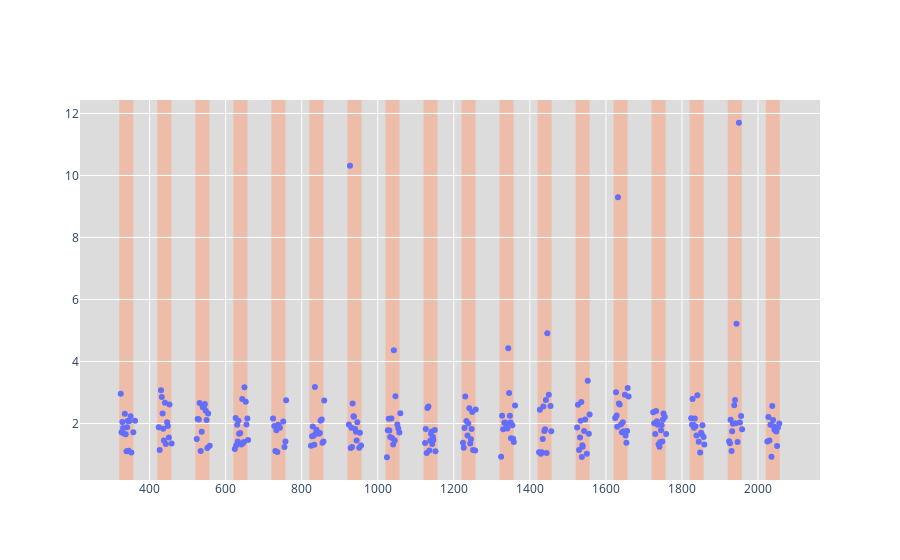

Notebook code cell kept with this figure:
### Code cell
fig = go.Figure()
fig.add_trace(go.Scatter(x=VisualData.loc[VisualData.Lane==1,'t_Entry'], y= VisualData.loc[VisualData.Lane==2,'Headway'],
                    mode='markers', name='markers'))
fig.update_layout(plot_bgcolor = 'rgb(220,220,220)', shapes= list_shade)
fig.show()

### Figure 1 — Plotly figure (JSON) as saved in the notebook; plotly's stock layout.template omitted (floating-point values rounded to 4 significant figures; data arrays with more than 128 entries replaced by an {"elided": "..."} marker saying what was removed)
{"data": [{"mode": "markers", "name": "markers", "type": "scatter", "x": {"elided": "271 float values"}, "y": {"elided": "333 float values"}}], "layout": {"plot_bgcolor": "rgb(220,220,220)", "shapes": [{"fillcolor": "LightSalmon", "layer": "below", "line": {"width": 0}, "opacity": 0.5, "type": "rect", "x0": 320.2, "x1": 357.2, "xref": "x", "y0": 0, "y1": 1, "yref": "paper"}, {"fillcolor": "LightSalmon", "layer": "below", "line": {"width": 0}, "opacity": 0.5, "type": "rect", "x0": 420.2, "x1": 457.2, "xref": "x", "y0": 0, "y1": 1, "yref": "paper"}, {"fillcolor": "LightSalmon", "layer": "below", "line": {"width": 0}, "opacity": 0.5, "type": "rect", "x0": 520.2, "x1": 557.2, "xref": "x", "y0": 0, "y1": 1, "yref": "paper"}, {"fillcolor": "LightSalmon", "layer": "below", "line": {"width": 0}, "opacity": 0.5, "type": "rect", "x0": 620.2, "x1": 657.2, "xref": "x", "y0": 0, "y1": 1, "yref": "paper"}, {"fillcolor": "LightSalmon", "layer": "below", "line": {"width": 0}, "opacity": 0.5, "type": "rect", "x0": 720.2, "x1": 757.2, "xref": "x", "y0": 0, "y1": 1, "yref": "paper"}, {"fillcolor": "LightSalmon", "layer": "below", "line": {"width": 0}, "opacity": 0.5, "type": "rect", "x0": 820.2, "x1": 857.2, "xref": "x", "y0": 0, "y1": 1, "yref": "paper"}, {"fillcolor": "LightSalmon", "layer": "below", "line": {"width": 0}, "opacity": 0.5, "type": "rect", "x0": 920.2, "x1": 957.2, "xref": "x", "y0": 0, "y1": 1, "yref": "paper"}, {"fillcolor": "LightSalmon", "layer": "below", "line": {"width": 0}, "opacity": 0.5, "type": "rect", "x0": 1020.0, "x1": 1057.0, "xref": "x", "y0": 0, "y1": 1, "yref": "paper"}, {"fillcolor": "LightSalmon", "layer": "below", "line": {"width": 0}, "opacity": 0.5, "type": "rect", "x0": 1120.0, "x1": 1157.0, "xref": "x", "y0": 0, "y1": 1, "yref": "paper"}, {"fillcolor": "LightSalmon", "layer": "below", "line": {"width": 0}, "opacity": 0.5, "type": "rect", "x0": 1220.0, "x1": 1257.0, "xref": "x", "y0": 0, "y1": 1, "yref": "paper"}, {"fillcolor": "LightSalmon", "layer": "below", "line": {"width": 0}, "opacity": 0.5, "type": "rect", "x0": 1320.0, "x1": 1357.0, "xref": "x", "y0": 0, "y1": 1, "yref": "paper"}, {"fillcolor": "LightSalmon", "layer": "below", "line": {"width": 0}, "opacity": 0.5, "type": "rect", "x0": 1420.0, "x1": 1457.0, "xref": "x", "y0": 0, "y1": 1, "yref": "paper"}, {"fillcolor": "LightSalmon", "layer": "below", "line": {"width": 0}, "opacity": 0.5, "type": "rect", "x0": 1520.0, "x1": 1557.0, "xref": "x", "y0": 0, "y1": 1, "yref": "paper"}, {"fillcolor": "LightSalmon", "layer": "below", "line": {"width": 0}, "opacity": 0.5, "type": "rect", "x0": 1620.0, "x1": 1657.0, "xref": "x", "y0": 0, "y1": 1, "yref": "paper"}, {"fillcolor": "LightSalmon", "layer": "below", "line": {"width": 0}, "opacity": 0.5, "type": "rect", "x0": 1720.0, "x1": 1757.0, "xref": "x", "y0": 0, "y1": 1, "yref": "paper"}, {"fillcolor": "LightSalmon", "layer": "below", "line": {"width": 0}, "opacity": 0.5, "type": "rect", "x0": 1820.0, "x1": 1857.0, "xref": "x", "y0": 0, "y1": 1, "yref": "paper"}, {"fillcolor": "LightSalmon", "layer": "below", "line": {"width": 0}, "opacity": 0.5, "type": "rect", "x0": 1920.0, "x1": 1957.0, "xref": "x", "y0": 0, "y1": 1, "yref": "paper"}, {"fillcolor": "LightSalmon", "layer": "below", "line": {"width": 0}, "opacity": 0.5, "type": "rect", "x0": 2020.0, "x1": 2057.0, "xref": "x", "y0": 0, "y1": 1, "yref": "paper"}]}}
